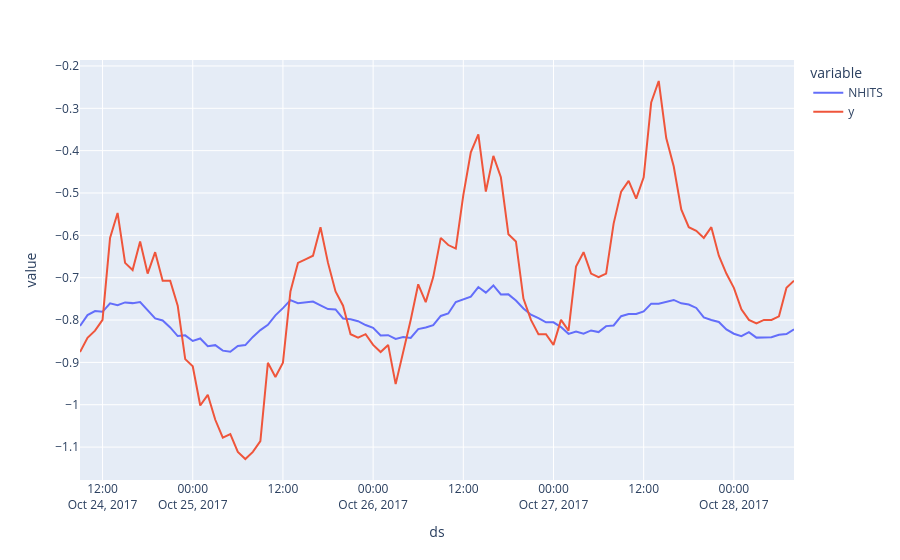

Here is the notebook cell this chart was saved with:
### Code cell
cutoff_list = df["cutoff"].tolist()
df[df["cutoff"] == cutoff_list[1000]].drop(["unique_id", "cutoff"], axis=1).set_index("ds").plot()
